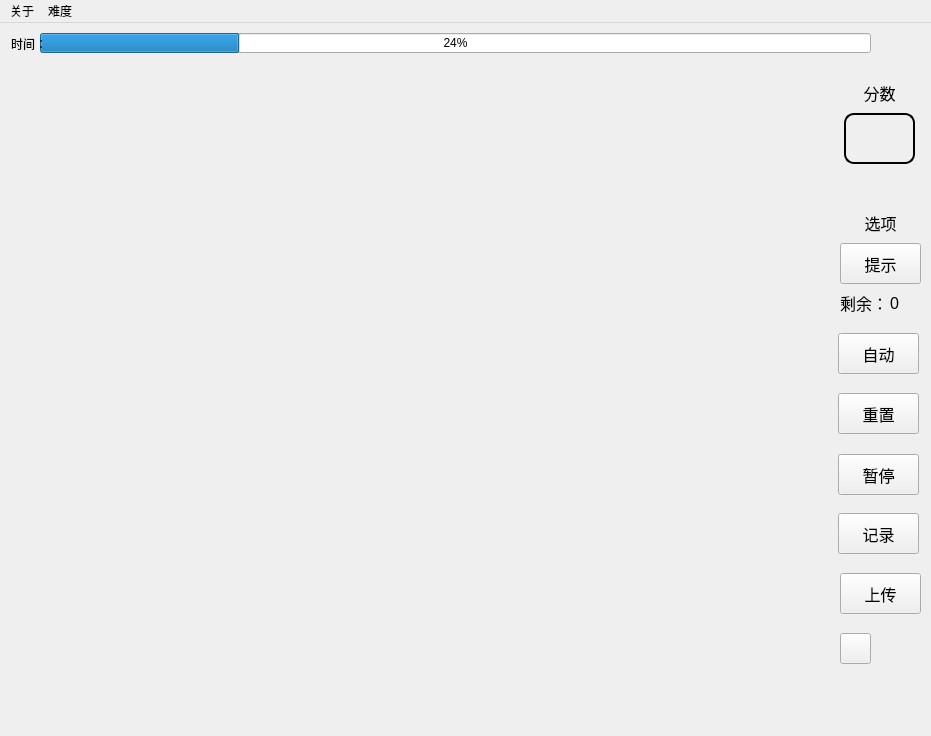
<?xml version="1.0" encoding="UTF-8"?>
<ui version="4.0">
 <class>MainGameWindow</class>
 <widget class="QMainWindow" name="MainGameWindow">
  <property name="enabled">
   <bool>true</bool>
  </property>
  <property name="geometry">
   <rect>
    <x>0</x>
    <y>0</y>
    <width>931</width>
    <height>736</height>
   </rect>
  </property>
  <property name="windowTitle">
   <string>MainGameWindow</string>
  </property>
  <property name="styleSheet">
   <string notr="true"/>
  </property>
  <widget class="QWidget" name="centralWidget">
   <widget class="QProgressBar" name="timeBar">
    <property name="geometry">
     <rect>
      <x>40</x>
      <y>10</y>
      <width>831</width>
      <height>20</height>
     </rect>
    </property>
    <property name="value">
     <number>24</number>
    </property>
   </widget>
   <widget class="QLabel" name="label">
    <property name="geometry">
     <rect>
      <x>11</x>
      <y>11</y>
      <width>39</width>
      <height>19</height>
     </rect>
    </property>
    <property name="text">
     <string>时间：</string>
    </property>
   </widget>
   <widget class="QPushButton" name="hintBtn">
    <property name="geometry">
     <rect>
      <x>840</x>
      <y>220</y>
      <width>81</width>
      <height>41</height>
     </rect>
    </property>
    <property name="font">
     <font>
      <family>Microsoft YaHei</family>
      <pointsize>12</pointsize>
      <bold>false</bold>
     </font>
    </property>
    <property name="styleSheet">
     <string notr="true"/>
    </property>
    <property name="text">
     <string>提示</string>
    </property>
   </widget>
   <widget class="QPushButton" name="robot_btn">
    <property name="geometry">
     <rect>
      <x>838</x>
      <y>310</y>
      <width>81</width>
      <height>41</height>
     </rect>
    </property>
    <property name="font">
     <font>
      <family>Microsoft YaHei</family>
      <pointsize>12</pointsize>
      <bold>false</bold>
     </font>
    </property>
    <property name="styleSheet">
     <string notr="true"/>
    </property>
    <property name="text">
     <string>自动</string>
    </property>
   </widget>
   <widget class="QPushButton" name="pauseBtn">
    <property name="geometry">
     <rect>
      <x>838</x>
      <y>431</y>
      <width>81</width>
      <height>41</height>
     </rect>
    </property>
    <property name="font">
     <font>
      <family>Microsoft YaHei</family>
      <pointsize>12</pointsize>
      <bold>false</bold>
     </font>
    </property>
    <property name="styleSheet">
     <string notr="true"/>
    </property>
    <property name="text">
     <string>暂停</string>
    </property>
   </widget>
   <widget class="QLabel" name="scoreLab">
    <property name="geometry">
     <rect>
      <x>844</x>
      <y>90</y>
      <width>71</width>
      <height>51</height>
     </rect>
    </property>
    <property name="font">
     <font>
      <pointsize>16</pointsize>
     </font>
    </property>
    <property name="styleSheet">
     <string notr="true">border-radius: 10px;
border-width: 2px;
border-style: solid;
border-color: BLACK;</string>
    </property>
    <property name="text">
     <string/>
    </property>
    <property name="alignment">
     <set>Qt::AlignmentFlag::AlignCenter</set>
    </property>
   </widget>
   <widget class="QLabel" name="label_3">
    <property name="geometry">
     <rect>
      <x>849</x>
      <y>60</y>
      <width>61</width>
      <height>20</height>
     </rect>
    </property>
    <property name="font">
     <font>
      <family>Microsoft YaHei</family>
      <pointsize>12</pointsize>
      <bold>false</bold>
     </font>
    </property>
    <property name="text">
     <string>分数</string>
    </property>
    <property name="alignment">
     <set>Qt::AlignmentFlag::AlignCenter</set>
    </property>
   </widget>
   <widget class="QLabel" name="label_4">
    <property name="geometry">
     <rect>
      <x>850</x>
      <y>190</y>
      <width>61</width>
      <height>20</height>
     </rect>
    </property>
    <property name="font">
     <font>
      <family>Microsoft YaHei</family>
      <pointsize>12</pointsize>
      <bold>false</bold>
     </font>
    </property>
    <property name="text">
     <string>选项</string>
    </property>
    <property name="alignment">
     <set>Qt::AlignmentFlag::AlignCenter</set>
    </property>
   </widget>
   <widget class="QLabel" name="label_2">
    <property name="geometry">
     <rect>
      <x>840</x>
      <y>270</y>
      <width>41</width>
      <height>20</height>
     </rect>
    </property>
    <property name="font">
     <font>
      <pointsize>12</pointsize>
      <bold>false</bold>
     </font>
    </property>
    <property name="text">
     <string>剩余：</string>
    </property>
   </widget>
   <widget class="QLabel" name="hintsLastLab">
    <property name="geometry">
     <rect>
      <x>890</x>
      <y>270</y>
      <width>21</width>
      <height>20</height>
     </rect>
    </property>
    <property name="font">
     <font>
      <pointsize>12</pointsize>
      <bold>false</bold>
     </font>
    </property>
    <property name="text">
     <string>0</string>
    </property>
   </widget>
   <widget class="QPushButton" name="resetBtn">
    <property name="geometry">
     <rect>
      <x>838</x>
      <y>370</y>
      <width>81</width>
      <height>41</height>
     </rect>
    </property>
    <property name="font">
     <font>
      <family>Microsoft YaHei</family>
      <pointsize>12</pointsize>
      <bold>false</bold>
     </font>
    </property>
    <property name="styleSheet">
     <string notr="true"/>
    </property>
    <property name="text">
     <string>重置</string>
    </property>
   </widget>
   <widget class="QPushButton" name="muteBtn">
    <property name="geometry">
     <rect>
      <x>840</x>
      <y>610</y>
      <width>31</width>
      <height>31</height>
     </rect>
    </property>
    <property name="text">
     <string/>
    </property>
    <property name="icon">
     <iconset resource="../../res.qrc">
      <normaloff>:/res/image/open.png</normaloff>:/res/image/open.png</iconset>
    </property>
   </widget>
   <widget class="QPushButton" name="recordBtn">
    <property name="geometry">
     <rect>
      <x>838</x>
      <y>490</y>
      <width>81</width>
      <height>41</height>
     </rect>
    </property>
    <property name="font">
     <font>
      <family>Microsoft YaHei</family>
      <pointsize>12</pointsize>
      <bold>false</bold>
     </font>
    </property>
    <property name="styleSheet">
     <string notr="true"/>
    </property>
    <property name="text">
     <string>记录</string>
    </property>
   </widget>
   <widget class="QPushButton" name="uploadButton">
    <property name="geometry">
     <rect>
      <x>840</x>
      <y>550</y>
      <width>81</width>
      <height>41</height>
     </rect>
    </property>
    <property name="font">
     <font>
      <family>Microsoft YaHei</family>
      <pointsize>12</pointsize>
      <bold>false</bold>
     </font>
    </property>
    <property name="styleSheet">
     <string notr="true"/>
    </property>
    <property name="text">
     <string>上传</string>
    </property>
   </widget>
  </widget>
  <widget class="QMenuBar" name="menuBar">
   <property name="geometry">
    <rect>
     <x>0</x>
     <y>0</y>
     <width>931</width>
     <height>33</height>
    </rect>
   </property>
   <widget class="QMenu" name="menuGame">
    <property name="title">
     <string>难度</string>
    </property>
    <addaction name="actionBasic"/>
    <addaction name="actionMedium"/>
    <addaction name="actionHard"/>
   </widget>
   <widget class="QMenu" name="menutips">
    <property name="title">
     <string>关于</string>
    </property>
    <addaction name="separator"/>
    <addaction name="separator"/>
    <addaction name="actionIntro"/>
    <addaction name="actionVers"/>
    <addaction name="actionGroup"/>
   </widget>
   <addaction name="menutips"/>
   <addaction name="menuGame"/>
  </widget>
  <action name="actionBasic">
   <property name="text">
    <string>入门</string>
   </property>
  </action>
  <action name="actionMedium">
   <property name="text">
    <string>普通</string>
   </property>
  </action>
  <action name="actionHard">
   <property name="text">
    <string>困难</string>
   </property>
  </action>
  <action name="actioneff">
   <property name="text">
    <string>eff</string>
   </property>
  </action>
  <action name="actionIntro">
   <property name="text">
    <string>说明</string>
   </property>
  </action>
  <action name="actionVers">
   <property name="text">
    <string>版本</string>
   </property>
  </action>
  <action name="actionGroup">
   <property name="text">
    <string>开发者</string>
   </property>
  </action>
 </widget>
 <layoutdefault spacing="6" margin="11"/>
 <resources>
  <include location="../../res.qrc"/>
 </resources>
 <connections/>
</ui>
